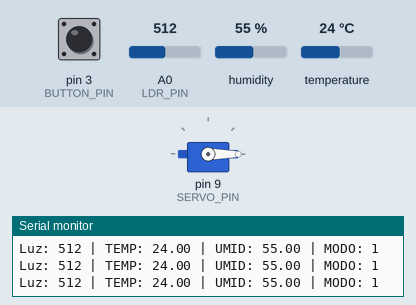
This sketch was run on a simulated Arduino Uno, built with avr-gcc and run on an emulated ATmega328P. On the bench: servo, the last lines printed to the serial monitor. The inputs (shaded band) are chosen by the test bench; at power-on: A0 (LDR_PIN) = 512, pin 3 (BUTTON_PIN) HIGH, humidity 55 %, temperature 24 °C.

Above: at 1.2 s.
1.3 s: A0 (LDR_PIN) set to 416
2.8 s: A0 (LDR_PIN) set to 382
At 3.2 s:
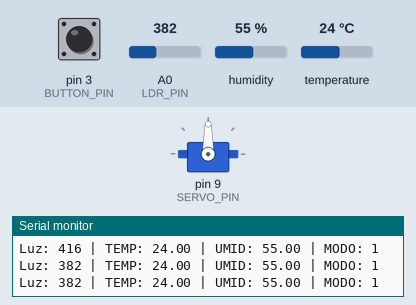
4.3 s: A0 (LDR_PIN) set to 410
At 5.5 s:
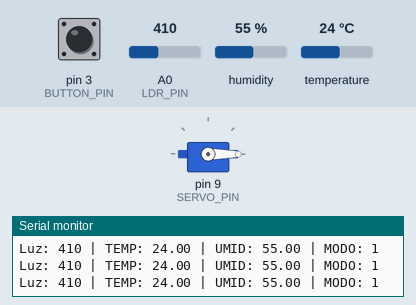
5.8 s: A0 (LDR_PIN) set to 390
At 7.2 s:
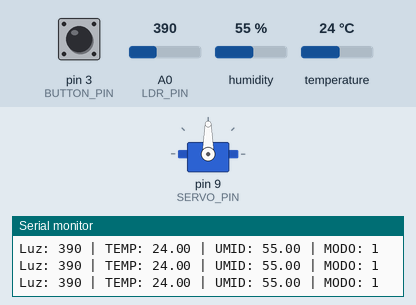
Timing chart, 0 to 8.4 s (numbered marks = the images above; inputs shaded):
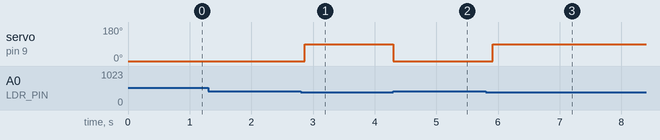

Measured:
- the behaviour switches between 400 and 399 on A0 (LDR_PIN) (found by bisection; images 0 and 1)
- after the input at 2.8 s, servo on pin 9 (SERVO_PIN): 0° → 90° after 0.07 s
- after the input at 4.3 s, servo on pin 9 (SERVO_PIN): 90° → 0° at once
- after the input at 5.8 s, servo on pin 9 (SERVO_PIN): 0° → 90° after 0.12 s

The sketch:

Projeto_av3_outra_turma.ino
```cpp
#include <DHT.h>
#include <Servo.h>

#define LDR_PIN A0
#define DHTPIN 5
#define DHTTYPE DHT11
#define BUTTON_PIN 3
#define SERVO_PIN 9

DHT dht(DHTPIN, DHTTYPE);
Servo servo;

int mode = 1;  // 0=OFF, 1=AUTO, 2=MANUAL
bool lastButtonState = HIGH;
unsigned long lastDebounce = 0;
const int debounceDelay = 80;

void setup() {
  Serial.begin(115200);

  pinMode(LDR_PIN, INPUT);
  pinMode(BUTTON_PIN, INPUT_PULLUP);

  servo.attach(SERVO_PIN);
  dht.begin();

  servo.write(0); // posição inicial
}

void loop() {

  // ------------------ LEITURA DO BOTÃO COM DEBOUNCE -------------------
  bool reading = digitalRead(BUTTON_PIN);

  if (reading != lastButtonState) {
    lastDebounce = millis();
  }

  if ((millis() - lastDebounce) > debounceDelay) {
    if (reading == LOW && lastButtonState == HIGH) {
      mode++;
      if (mode > 2) mode = 0;
      Serial.print("Modo alterado para: ");
      Serial.println(mode);
    }
  }

  lastButtonState = reading;

  // ------------------ MONITORAMENTO DO AMBIENTE -------------------
  int luz = analogRead(LDR_PIN);
  float h = dht.readHumidity();
  float t = dht.readTemperature();

  Serial.print("Luz: "); Serial.print(luz);
  Serial.print(" | TEMP: "); Serial.print(t);
  Serial.print(" | UMID: "); Serial.print(h);
  Serial.print(" | MODO: "); Serial.println(mode);

  // ------------------ LÓGICA DE CONTROLE DO SERVO -------------------
  if (mode == 0) {
    // DESLIGADO
    servo.write(0);
  }

  else if (mode == 1) {
    // MODO AUTOMÁTICO (abre se estiver escuro)
    if (luz < 400) {
      servo.write(90);   // abre a luz
    } else {
      servo.write(0);    // fecha
    }
  }

  else if (mode == 2) {
    // MODO MANUAL (posição fixa)
    servo.write(45);
  }

  delay(200);
}
```
